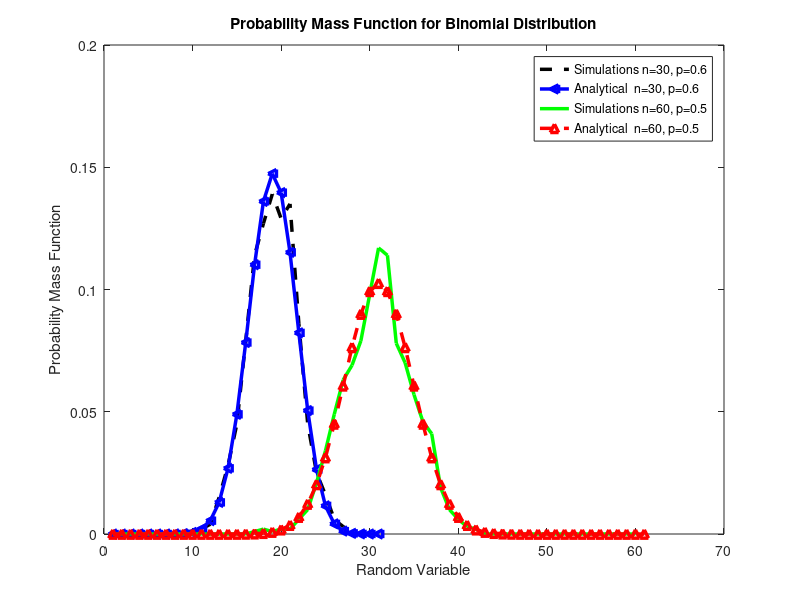

Write MATLAB code to recreate this figure.
%Binomial Distribution
function BinomialD()


% When n=30 and p=0.6
SampleNumber=1000; 
n=30;
p=0.6;

prob=zeros(1,n);
prob_Sum=zeros(1,n);

% Analytical Results
for k=0:n;
    prob(k+1)=nchoosek(n,k)*p^k * (1-p)^(n-k);
    prob_Sum(k+1)=sum(prob(1:k+1));
end 

Xvalue=0:n;

% Simulation Results
Sample=zeros(SampleNumber,1);  A=rand(SampleNumber,1); 

for i=1:SampleNumber;
    for j=1:n; 
        if A(i) < prob_Sum(j);
            Sample(i)=Xvalue(j);
            break;
        end   
    end 
end

% Draw probablity mass function
pmf=zeros(n,1);
for i=1:n;
    for j=1:SampleNumber;
        if Sample(j)== Xvalue(i);
           pmf(i)=pmf(i)+1;
        end
    end
end
pmf= pmf ./SampleNumber; 


% Plot Probability mass function 
plot(pmf, '--black','linewidth',2.5);  
hold on;
plot(prob,'-<blue','linewidth',2.5);  


% When  n=60 and p=0.5
SampleNumber=1000; 
n=60;
p=0.5;

prob=zeros(1,n);
prob_Sum=zeros(1,n);

% Analytical Results
for k=0:n;
    prob(k+1)=nchoosek(n,k)*p^k * (1-p)^(n-k);
    prob_Sum(k+1)=sum(prob(1:k+1));
end 

Xvalue=0:n;

% Simulation Results
Sample=zeros(SampleNumber,1);  A=rand(SampleNumber,1); 
for i=1:SampleNumber;
    for j=1:n;
        if A(i) < prob_Sum(j);
            Sample(i)=Xvalue(j);
            break;
        end   
    end 
end

% Draw probablity mass function
pmf=zeros(n,1);
for i=1:n;
    for j=1:SampleNumber;
        if Sample(j)== Xvalue(i);
           pmf(i)=pmf(i)+1;
        end
    end
end
pmf= pmf ./SampleNumber; 


%Plot Probability mass function 
plot(pmf, '-g', 'linewidth',2.5); 
hold on;
plot(prob,'--^red','linewidth',2.5);  


%Labeling
xlabel('Random Variable'); ylabel('Probability Mass Function'); 
legend('Simulations n=30, p=0.6','Analytical  n=30, p=0.6','Simulations n=60, p=0.5','Analytical  n=60, p=0.5');
title('Probability Mass Function for Binomial Distribution');

